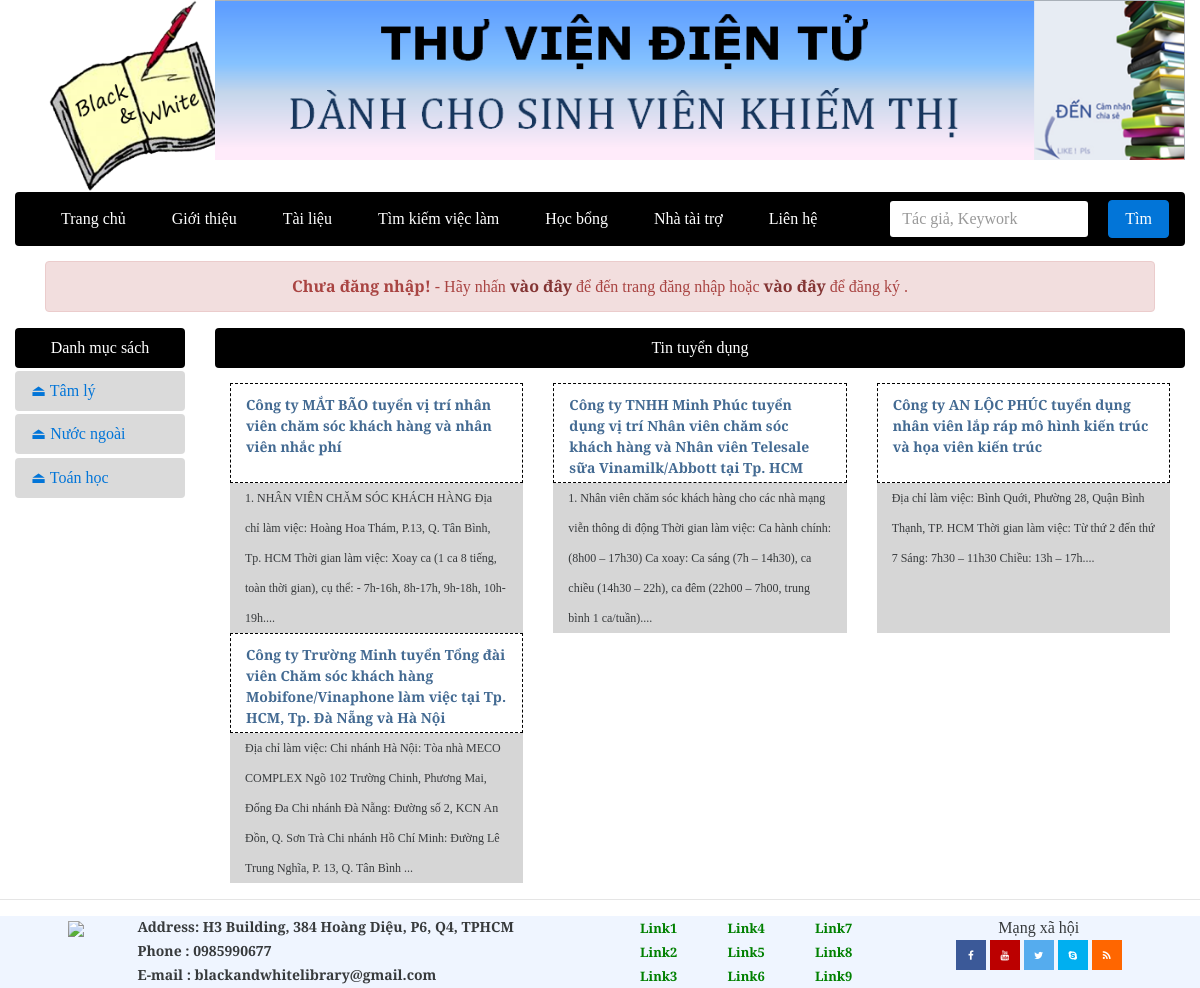
Page /index.php?page=tin-tuyen-dung on the committed database.
### tables this page shows
CREATE TABLE `category` (
  `catid` int(10) NOT NULL,
  `catname` varchar(200) NOT NULL,
  `catnameseo` varchar(200) NOT NULL
);

CREATE TABLE `recruite` (
  `rid` int(100) NOT NULL,
  `rtit` varchar(255) NOT NULL,
  `rdes` text NOT NULL,
  `rct` text NOT NULL
);

### class/Db.class.php (called while the page is built, shortened)
<?php
class Db{
	private $conn = null;
	public function __construct()
	{
		$host ="mysql:host=". HOST."; dbname=". DB_NAME;
		try
		{
			$this->conn = new PDO($host, DB_USER, DB_PASS);
			$this->conn->query("set names 'utf8' ");
		}
		catch (PDOException $e)
		{
			echo "Không thể kết nối cơ sở dữ liệu";
		}
	}
	public function __destruct()
	{
		$this->conn = null;
	}
	private function query($sql, $arr = array(), $mode = PDO::FETCH_ASSOC)
	{
		$pre = $this->conn->prepare($sql);
		if(!$pre->execute($arr))
		{
			echo "Không thể thực thi"; exit;
		}
		return $pre->fetchAll($mode);
	}
	public function select($sql, $arr = array(), $mode = PDO::FETCH_ASSOC)
	{
		return $this->query($sql, $arr, $mode);
	}
}
?>

### include/recruite.php (the view)
<?php
$sql = "SELECT * FROM recruite";
$obj = new Db();
$rows = $obj->select($sql);
?>
<div class="col-sm-10">
    <nav class="navbar navbar-default navbar-fnt navbar-backgrnd menu-primary showcase">
    <center><div class="nav-link active" href="#"><span>Tin tuyển dụng</span></div></center>
  </nav>
  <div class="container">
    <div class="row">
      <?php
        foreach ($rows as $row) {
      ?>
      <div class="col-sm-4">
          <div class="col-sm-12 tieudetd">
            <a href="index.php?page=xem-tin-tuyen-dung&idtd=<?php echo $row['rid']; ?>"><?php echo $row['rtit']; ?></a>
          </div>
          <div class="col-sm-12 ndtuyendung">
            <?php echo $row['rdes']; ?>
          </div>
      </div>
      <?php } ?>
    </div>
  </div>
</div>

### include/leftmenu.php
<div class="col-sm-2 menu-left">
  <ul class="nav nav-pills nav-stacked">
    <li class="nav-item">
      <div href="#" class="nav-link active category">Danh mục sách</div>
    </li>
    <?php
    $sql = "SELECT * FROM category";
    $obj = new Db();
    $rows = $obj->select($sql);
    foreach ($rows as $row) {
    ?>
    <li class="nav-item">
       <a href="index.php?danh-muc=<?php echo $row['catnameseo']; ?>&id=<?php echo $row['catid']; ?>" class="nav-link"><span class="glyphicon glyphicon-th"></span>⏏ <?php echo $row['catname']; ?></a>
    </li>
    <?php } ?>
  </ul>
</div>

### style/style.css (style rules this page uses)
.tieudetd a { text-decoration: none; color: #436a92; }
.col-sm-12.ndtuyendung { background-color: #d6d6d6; width: 100%; height: 150px; line-height: 30px; font-size: 12px; }
.col-sm-12.tieudetd { color: black; border: black 1px dashed; font-size: 14px; height: 100px; padding-top: 10px; font-weight: bold; }
.showcase span { color: white; }
.nav-link.active.category { background-color: black; text-align: center; }
.menu-left a.nav-link { background-color: #dadada; font-weight: 500; }
nav.navbar.navbar-default.navbar-fnt.navbar-backgrnd.menu-primary { margin-bottom: 15px; }
.navbar-default { background-color: #000; border-color: #030033; }
body { font-family: 'Prata', serif; }

### rows in the picture
category: catname "Tâm lý"
category: catname "Nước ngoài"
category: catname "Toán học"
recruite: rtit "Công ty MẮT BÃO tuyển vị trí nhân viên chăm sóc khách hàng và nhân viên nhắc phí", rdes "1. NHÂN VIÊN CHĂM SÓC KHÁCH HÀNG Địa chỉ làm việc: Hoàng Hoa Thám, P.13, Q. Tân Bình, Tp. HCM Thời gian làm việc: Xoay ca (1 ca 8 tiếng, toàn thời gian), cụ thể: - 7h-16h, 8h-17h, 9h-18h, 10h-19h...."
recruite: rtit "Công ty TNHH Minh Phúc tuyển dụng vị trí Nhân viên chăm sóc khách hàng và Nhân viên Telesale sữa Vinamilk/Abbott tại Tp. HCM", rdes "1. Nhân viên chăm sóc khách hàng cho các nhà mạng viễn thông di động Thời gian làm việc: Ca hành chính: (8h00 – 17h30) Ca xoay: Ca sáng (7h – 14h30), ca chiều (14h30 – 22h), ca đêm (22h00 – 7h00, trung bình 1 ca/tuần)...."
recruite: rtit "Công ty AN LỘC PHÚC tuyển dụng nhân viên lắp ráp mô hình kiến trúc và họa viên kiến trúc", rdes "Địa chỉ làm việc: Bình Quới, Phường 28, Quận Bình Thạnh, TP. HCM Thời gian làm việc: Từ thứ 2 đến thứ 7 Sáng: 7h30 – 11h30 Chiều: 13h – 17h...."
recruite: rtit "Công ty Trường Minh tuyển Tổng đài viên Chăm sóc khách hàng Mobifone/Vinaphone làm việc tại Tp. HCM, Tp. Đà Nẵng và Hà Nội", rdes "Địa chỉ làm việc: Chi nhánh Hà Nội: Tòa nhà MECO COMPLEX Ngõ 102 Trường Chinh, Phương Mai, Đống Đa Chi nhánh Đà Nẵng: Đường số 2, KCN An Đồn, Q. Sơn Trà Chi nhánh Hồ Chí Minh: Đường Lê Trung Nghĩa, P. 13, Q. Tân Bình ..."
